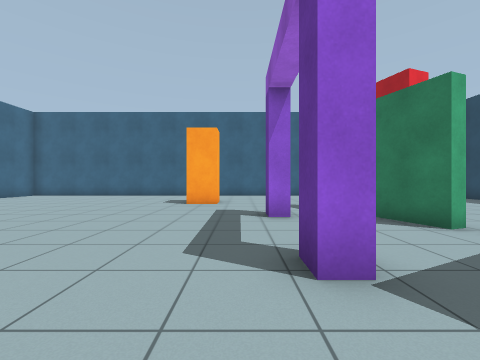
[1] (above)

16 first-person views from a walk through a world built for the Gazebo simulator. The camera is 0.94 m above the floor, looks level and sees 90° across. The floor is counted in squares, 1 m on a side. Each view is taken from the middle of a square. On the plan, view 1 faces up. The plan holds only what a view shows up to about 10 squares ahead; the rest is blank. The robots in the file are not drawn.

[2]
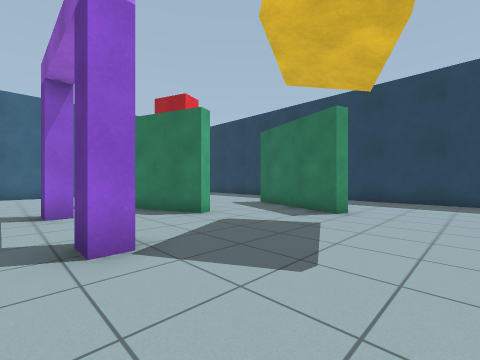

[3]
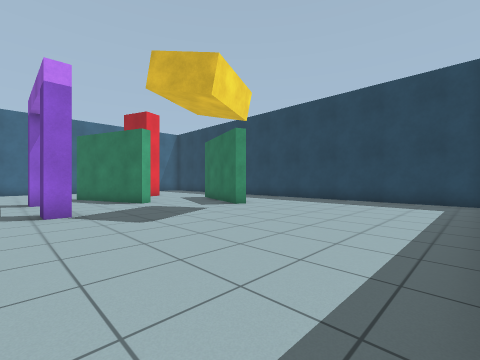

[4]
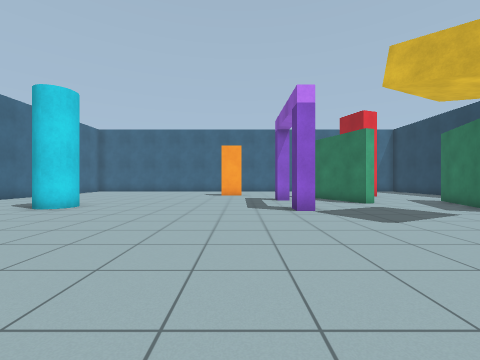

[5]
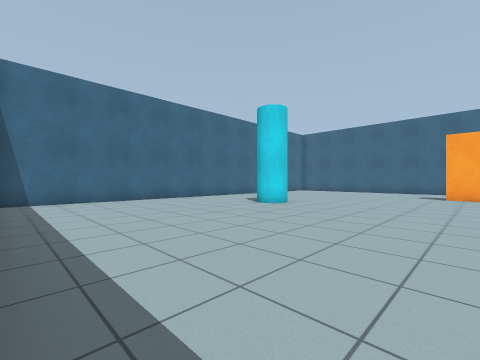

[6]
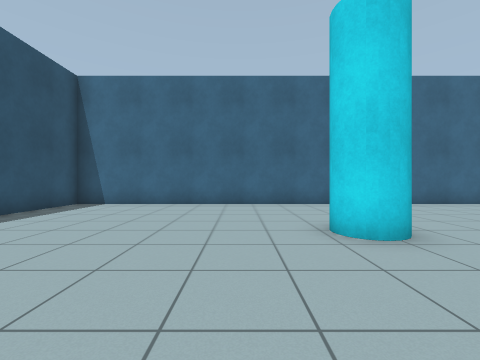

[7]
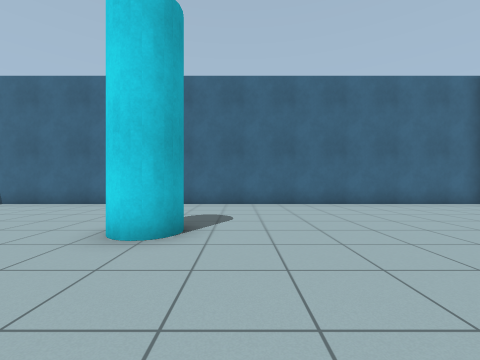

[8]
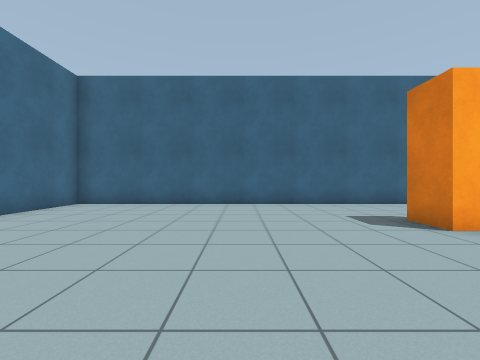

[9]
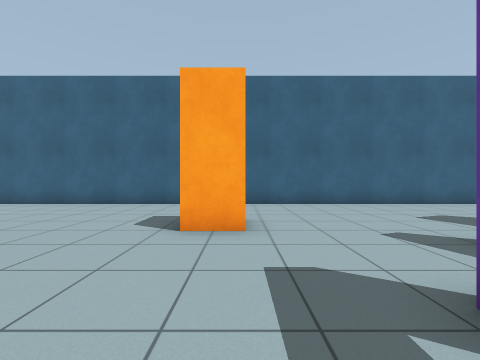

[10]
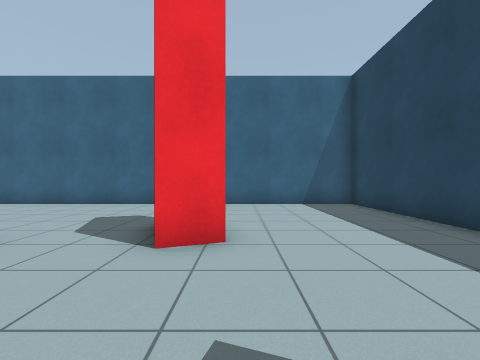

[11]
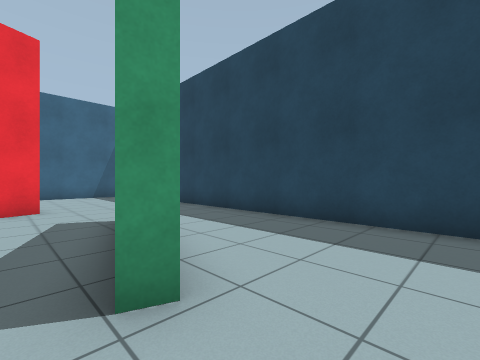

[12]
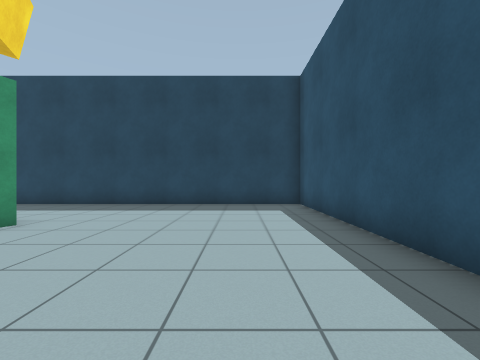

[13]
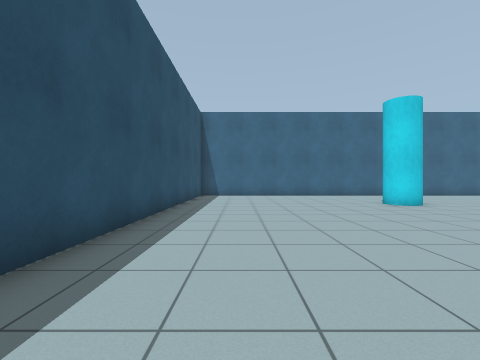

[14]
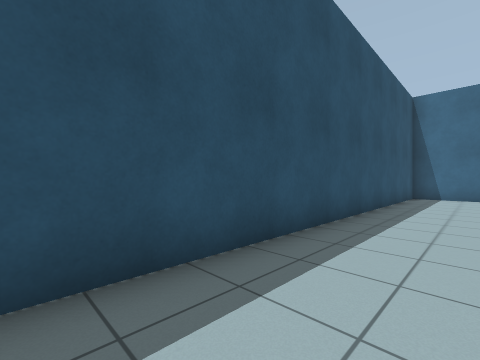

[15]
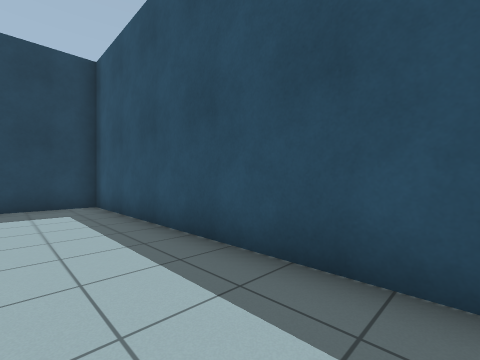

[16]
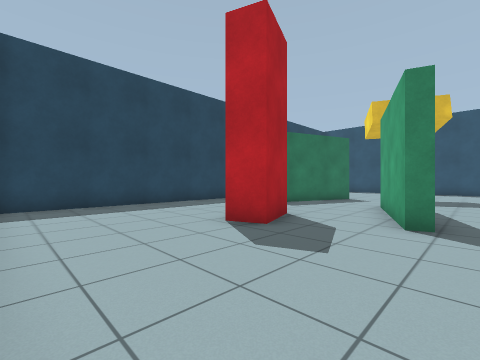

### Floor plan
Points are (right, up) in squares from view 1. A wall is a line through its corners. A room is listed if a view was taken in it or the views show most of it. See-through windows are left out.
Room 1 (views 1, 2, 3, 4, 5, 6, 7, 8, 9, 10, 11, 12, 13, 14, 15, 16)
walls: (2.5, 8.5) (3, 8.6) (4.4, 4.7) (4, 4.5) (3.1, 6.9); (7, 1.6) (6.6, 1.8) (7.9, 5.3); (-12.3, -5.3) (11.4, -5.3) (11.4, 14.4) (-12.3, 14.4) (-12.3, -5.3)
objects: pillar (-8, 3) to (-7, 4); pillar (-2, 10) to (-1, 10); gate (1, 2) to (1, 3); gate (1, 6); pillar (5, 9) to (7, 10)

Where each view was taken, in squares from view 1:
view 1: 0 up, 0 right, facing up
view 2: 1 down, 0 right, facing up-right
view 3: 5 down, 0 right, facing up-right
view 4: 5 down, 1 left, facing up
view 5: 5 down, 1 left, facing up-left
view 6: 1 up, 3 left, facing left
view 7: 5 up, 3 left, facing left
view 8: 5 up, 6 left, facing up
view 9: 5 up, 1 left, facing up
view 10: 5 up, 7 right, facing up
view 11: 0 up, 6 right, facing up-right
view 12: 3 down, 2 right, facing right
view 13: 3 down, 2 right, facing left
view 14: 3 down, 2 right, facing down-left
view 15: 3 down, 2 right, facing down-right
view 16: 14 up, 2 right, facing down-right
